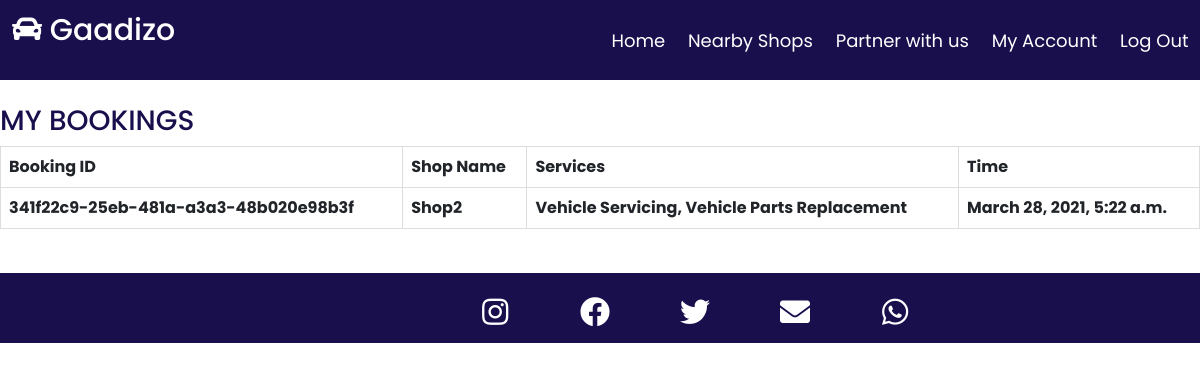
Page /myaccount/ (signed in) on the committed database.
### carserviceapp/models.py (models this page shows)
class Booking(models.Model):
    booking_id = models.UUIDField(primary_key=True,default=uuid.uuid4, editable=False)
    customer = models.ForeignKey(User, default='', on_delete=models.CASCADE)
    hired_shop = models.ForeignKey(Shop, on_delete=models.CASCADE)
    services_required = MultiSelectField(choices=Services)
    time = models.DateTimeField(default=timezone.now)

class Shop(models.Model):
    shop_id = models.UUIDField(primary_key=True, default=uuid.uuid4, editable=False)
    shop_name = models.CharField(max_length=50)
    owner_name = models.CharField(max_length=50)
    shop_email = models.EmailField(max_length=60,unique=True)
    shop_contact = models.IntegerField(unique=True)
    owner_contact = models.IntegerField(unique=True)
    shop_locality = models.CharField(max_length=50)
    shop_district = models.CharField(max_length=50)
    shop_city = models.CharField(max_length=50)
    shop_pincode = models.IntegerField()
    vehicle_servicing_charge = models.IntegerField()
    vehicle_breakdown_Support_charge = models.IntegerField()
    vehicle_parts_Replacement_charge = models.IntegerField()
    vehicle_modification_charge = models.IntegerField()
    body_repair_and_repainting_charge = models.IntegerField()
    shop_image = models.ImageField()
    def __str__(self):
        return self.shop_name

### carserviceapp/views.py (the view)
# urls.py: path('myaccount/',views.myaccount_view,name='myaccount'),
def myaccount_view(request):
    current_user = request.user
    mybookings = Booking.objects.filter(customer=current_user)
    return render(request,'registration/myaccount.html',{'mybookings':mybookings})

### templates/registration/myaccount.html (shortened to what this page needs)
{% extends '../base.html' %}
{% load crispy_forms_tags %}
{% block content %}
<body>
    <br>
    <h3 style="color: hsl(251, 67%, 18%);" data-aos="fade-up">MY BOOKINGS</h3>
    <table>
        <tr>
            <th>Booking ID</th>
            <th>Shop Name</th>
            <th>Services</th>
            <th>Time</th>
        </tr>
        {% for b in mybookings%}
        <tr>
            <th>{{b.booking_id}}</th>
            <th>{{b.hired_shop}}</th>
            <th>{{b.services_required}}</th>
            <th>{{b.time}}</th>
        </tr>
        {% endfor %}
    </table>
    <br>
</body>
{% endblock %}

### static/style.css (style rules this page uses)
* { margin: 0; padding: 0; box-sizing: border-box; }
body { font-family: sans-serif; }

### static/login.css (style rules this page uses)
* { padding: 0; margin: 0; box-sizing: border-box; }
html { overflow-y: scroll; }
body { font-family: 'Poppins', sans-serif; }

### templates/registration/myaccount.html (style rules this page uses)
table { width:100%; border-collapse: collapse; }
td, th { border: 1px solid #dddddd; text-align: left; padding: 8px; }

### rows in the picture
Booking: booking_id "341f22c9-25eb-481a-a3a3-48b020e98b3f", hired_shop "Shop2", services_required "Vehicle Servicing, Vehicle Parts Replacement", time "March 28, 2021, 5:22 a.m."
